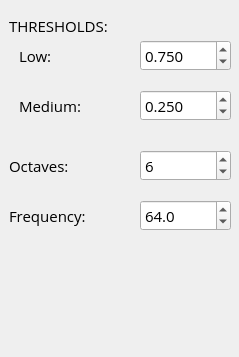
            <widget class="QWidget" name="mpPermeability">
             <property name="geometry">
              <rect>
               <x>0</x>
               <y>0</y>
               <width>239</width>
               <height>357</height>
              </rect>
             </property>
             <attribute name="label">
              <string>Permeability</string>
             </attribute>
             <widget class="QLabel" name="label_69">
              <property name="geometry">
               <rect>
                <x>19</x>
                <y>90</y>
                <width>81</width>
                <height>31</height>
               </rect>
              </property>
              <property name="font">
               <font>
                <family>Open Sans</family>
                <pointsize>11</pointsize>
                <weight>50</weight>
                <bold>false</bold>
               </font>
              </property>
              <property name="text">
               <string>Medium:</string>
              </property>
             </widget>
             <widget class="QLabel" name="label_70">
              <property name="geometry">
               <rect>
                <x>9</x>
                <y>150</y>
                <width>91</width>
                <height>31</height>
               </rect>
              </property>
              <property name="font">
               <font>
                <family>Open Sans</family>
                <pointsize>11</pointsize>
                <weight>50</weight>
                <bold>false</bold>
               </font>
              </property>
              <property name="text">
               <string>Octaves:</string>
              </property>
             </widget>
             <widget class="QLabel" name="label_71">
              <property name="geometry">
               <rect>
                <x>19</x>
                <y>40</y>
                <width>71</width>
                <height>31</height>
               </rect>
              </property>
              <property name="font">
               <font>
                <family>Open Sans</family>
                <pointsize>11</pointsize>
                <weight>50</weight>
                <bold>false</bold>
               </font>
              </property>
              <property name="text">
               <string>Low:</string>
              </property>
             </widget>
             <widget class="QLabel" name="label_72">
              <property name="geometry">
               <rect>
                <x>9</x>
                <y>10</y>
                <width>121</width>
                <height>31</height>
               </rect>
              </property>
              <property name="font">
               <font>
                <family>Open Sans</family>
                <pointsize>11</pointsize>
                <weight>50</weight>
                <bold>false</bold>
               </font>
              </property>
              <property name="text">
               <string>THRESHOLDS:</string>
              </property>
             </widget>
             <widget class="QDoubleSpinBox" name="spnPermTHL">
              <property name="geometry">
               <rect>
                <x>140</x>
                <y>40</y>
                <width>91</width>
                <height>31</height>
               </rect>
              </property>
              <property name="font">
               <font>
                <family>Open Sans</family>
                <pointsize>11</pointsize>
                <weight>50</weight>
                <bold>false</bold>
               </font>
              </property>
              <property name="decimals">
               <number>3</number>
              </property>
              <property name="maximum">
               <double>1.000000000000000</double>
              </property>
              <property name="singleStep">
               <double>0.050000000000000</double>
              </property>
              <property name="value">
               <double>0.750000000000000</double>
              </property>
             </widget>
             <widget class="QDoubleSpinBox" name="spnPermTHM">
              <property name="geometry">
               <rect>
                <x>140</x>
                <y>90</y>
                <width>91</width>
                <height>31</height>
               </rect>
              </property>
              <property name="font">
               <font>
                <family>Open Sans</family>
                <pointsize>11</pointsize>
                <weight>50</weight>
                <bold>false</bold>
               </font>
              </property>
              <property name="decimals">
               <number>3</number>
              </property>
              <property name="maximum">
               <double>1.000000000000000</double>
              </property>
              <property name="singleStep">
               <double>0.050000000000000</double>
              </property>
              <property name="value">
               <double>0.250000000000000</double>
              </property>
             </widget>
             <widget class="QSpinBox" name="spnPermOct">
              <property name="geometry">
               <rect>
                <x>140</x>
                <y>150</y>
                <width>91</width>
                <height>31</height>
               </rect>
              </property>
              <property name="font">
               <font>
                <family>Open Sans</family>
                <pointsize>11</pointsize>
                <weight>50</weight>
                <bold>false</bold>
               </font>
              </property>
              <property name="value">
               <number>6</number>
              </property>
             </widget>
             <widget class="QDoubleSpinBox" name="spnPermFreq">
              <property name="geometry">
               <rect>
                <x>140</x>
                <y>200</y>
                <width>91</width>
                <height>31</height>
               </rect>
              </property>
              <property name="font">
               <font>
                <family>Open Sans</family>
                <pointsize>11</pointsize>
                <weight>50</weight>
                <bold>false</bold>
               </font>
              </property>
              <property name="decimals">
               <number>1</number>
              </property>
              <property name="maximum">
               <double>256.000000000000000</double>
              </property>
              <property name="singleStep">
               <double>8.000000000000000</double>
              </property>
              <property name="value">
               <double>64.000000000000000</double>
              </property>
             </widget>
             <widget class="QLabel" name="label_73">
              <property name="geometry">
               <rect>
                <x>9</x>
                <y>200</y>
                <width>101</width>
                <height>31</height>
               </rect>
              </property>
              <property name="font">
               <font>
                <family>Open Sans</family>
                <pointsize>11</pointsize>
                <weight>50</weight>
                <bold>false</bold>
               </font>
              </property>
              <property name="text">
               <string>Frequency:</string>
              </property>
             </widget>
            </widget>
